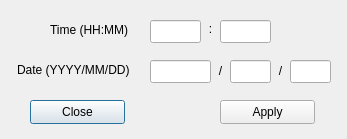
<?xml version="1.0" encoding="UTF-8"?>
<ui version="4.0">
 <class>Dialog</class>
 <widget class="QDialog" name="Dialog">
  <property name="geometry">
   <rect>
    <x>0</x>
    <y>0</y>
    <width>347</width>
    <height>139</height>
   </rect>
  </property>
  <property name="windowTitle">
   <string>Dialog</string>
  </property>
  <widget class="QLabel" name="lb_time">
   <property name="geometry">
    <rect>
     <x>50</x>
     <y>20</y>
     <width>91</width>
     <height>20</height>
    </rect>
   </property>
   <property name="text">
    <string>Time (HH:MM)</string>
   </property>
   <property name="alignment">
    <set>Qt::AlignLeading|Qt::AlignLeft|Qt::AlignVCenter</set>
   </property>
  </widget>
  <widget class="QLabel" name="lb_date">
   <property name="geometry">
    <rect>
     <x>17</x>
     <y>60</y>
     <width>121</width>
     <height>20</height>
    </rect>
   </property>
   <property name="text">
    <string>Date (YYYY/MM/DD)</string>
   </property>
   <property name="alignment">
    <set>Qt::AlignLeading|Qt::AlignLeft|Qt::AlignVCenter</set>
   </property>
  </widget>
  <widget class="QLineEdit" name="lineEdit">
   <property name="geometry">
    <rect>
     <x>150</x>
     <y>20</y>
     <width>51</width>
     <height>23</height>
    </rect>
   </property>
   <property name="alignment">
    <set>Qt::AlignCenter</set>
   </property>
  </widget>
  <widget class="QLabel" name="lb_dd">
   <property name="geometry">
    <rect>
     <x>200</x>
     <y>20</y>
     <width>21</width>
     <height>16</height>
    </rect>
   </property>
   <property name="text">
    <string>:</string>
   </property>
   <property name="alignment">
    <set>Qt::AlignBottom|Qt::AlignHCenter</set>
   </property>
  </widget>
  <widget class="QLineEdit" name="lineEdit_2">
   <property name="geometry">
    <rect>
     <x>220</x>
     <y>20</y>
     <width>51</width>
     <height>23</height>
    </rect>
   </property>
  </widget>
  <widget class="QPushButton" name="pb_close">
   <property name="geometry">
    <rect>
     <x>30</x>
     <y>100</y>
     <width>95</width>
     <height>24</height>
    </rect>
   </property>
   <property name="text">
    <string>Close</string>
   </property>
  </widget>
  <widget class="QPushButton" name="pb_apply">
   <property name="geometry">
    <rect>
     <x>220</x>
     <y>100</y>
     <width>95</width>
     <height>24</height>
    </rect>
   </property>
   <property name="text">
    <string>Apply</string>
   </property>
  </widget>
  <widget class="QLineEdit" name="lineEdit_3">
   <property name="geometry">
    <rect>
     <x>150</x>
     <y>60</y>
     <width>61</width>
     <height>23</height>
    </rect>
   </property>
  </widget>
  <widget class="QLineEdit" name="lineEdit_4">
   <property name="geometry">
    <rect>
     <x>230</x>
     <y>60</y>
     <width>41</width>
     <height>23</height>
    </rect>
   </property>
  </widget>
  <widget class="QLineEdit" name="lineEdit_5">
   <property name="geometry">
    <rect>
     <x>290</x>
     <y>60</y>
     <width>41</width>
     <height>23</height>
    </rect>
   </property>
  </widget>
  <widget class="QLabel" name="lb_slash1">
   <property name="geometry">
    <rect>
     <x>210</x>
     <y>60</y>
     <width>21</width>
     <height>21</height>
    </rect>
   </property>
   <property name="text">
    <string>/</string>
   </property>
   <property name="alignment">
    <set>Qt::AlignCenter</set>
   </property>
  </widget>
  <widget class="QLabel" name="lb_slash2">
   <property name="geometry">
    <rect>
     <x>270</x>
     <y>60</y>
     <width>21</width>
     <height>21</height>
    </rect>
   </property>
   <property name="text">
    <string>/</string>
   </property>
   <property name="alignment">
    <set>Qt::AlignCenter</set>
   </property>
  </widget>
 </widget>
 <resources/>
 <connections/>
</ui>
